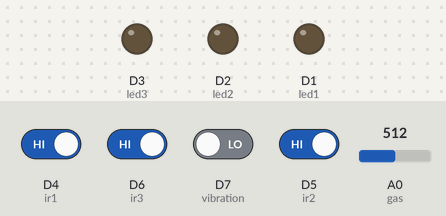
A sketch run on a simulated ESP8266 (NodeMCU). Shown: output pins drawn as LEDs (lit = HIGH). The inputs (shaded band) are chosen by the test bench; at power-on: D4 (ir1), D5 (ir2), D6 (ir3) HIGH, D7 (vibration) LOW, A0 (gas) = 512. WiFi joins after 1.5 s; servers stay silent unless stated; what the sketch prints to the serial monitor is not drawn.

Above: at 3.0 s.
3.1 s: D4 (ir1) driven LOW and D6 (ir3) driven LOW
At 3.9 s:
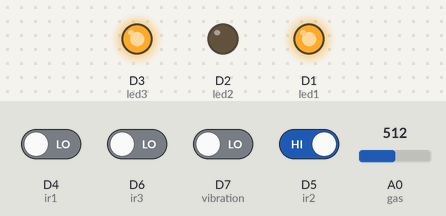
Timing chart, 0 to 6.1 s (numbered marks = the images above; inputs shaded):
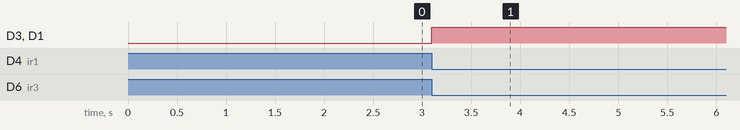

The sketch:

TugasAkhir_IOT.ino
```cpp
//=====================================================LIBRARY=======================================================================
#define BLYNK_PRINT Serial
#define BLYNK_TEMPLATE_ID ""
#define BLYNK_DEVICE_NAME ""
#define BLYNK_AUTH_TOKEN ""
#include <ESP8266WiFi.h>
#include <BlynkSimpleEsp8266.h>

//======================================================DONE=========================================================================


//==================================================INITIALIZATION=======================================================================

// V1 --> gas & smoke Chart
// V2 --> vibration Chart
// V3 --> Parking slot 1
// V4 --> Parking slot 2
// V5 --> Parking slot 3
// V6 --> Gas & smoke Notification
// V7 --> Earthquake Notification

int led1 = D1;
int led2 = D2;
int led3 = D3;

const int ir1 = D4;
const int ir2 = D5;
const int ir3 = D6;

int ir1_value;
int ir2_value;
int ir3_value;

int trafic1;
int trafic2;
int trafic3;


const int gas = A0;
const int vibration = D7;

float gas_value;
int vibra_value;

bool present = LOW;
bool previous = LOW;

int state = 0;
int count_vibra = 0;

char auth[] = BLYNK_AUTH_TOKEN;

char ssid[] = "";
char pass[] = "";

BlynkTimer timer;

//======================================================DONE=========================================================================

//====================================================FUNCTION=======================================================================
void gas_vibra_Read(){
  int current = millis();
  int pre_current;
  if(current - pre_current > 33){
     gas_value = analogRead(gas);
      vibra_value = digitalRead(vibration) ;
      // Serial.print("gas:");
      // Serial.println(gas_value);
      // Serial.print("vibra:");
      // Serial.println(vibra_value);

    pre_current = current;
  }

  Blynk.virtualWrite(V1, gas_value);
  Blynk.virtualWrite(V2, vibra_value);
  if(gas_value >= 380){
    Blynk.virtualWrite(V6, "Alert Gas Detection!!!!");
  }
  else {
    Blynk.virtualWrite(V6, "No Gas Detection!!!!");
  }
  // previous = present;
  if (state == 0){
    switch (vibra_value) {
    case 0:
      state = 0;

      break;

    case 1:
      state = 1;
      count_vibra = count_vibra +1;
    break;

    }

  }

  if (vibra_value == LOW){
    state = 0;

  }

  if (count_vibra >=3){
    Blynk.virtualWrite(V7, "Alert Earthquake Detection!!!!");
  }

  else {
    Blynk.virtualWrite(V7, "No Earthquake Detection!!!!");
  }


  Serial.print("gas:");
  Serial.println(gas_value);
  Serial.print("vibra:");
  Serial.println(count_vibra);
}

BLYNK_WRITE(V0) {
  int state2= param.asInt();
  count_vibra = 0;

}


//======================================================DONE=========================================================================


// ================================================================
// ===                      INITIAL SETUP                       ===
// ================================================================
void setup() {
  // put your setup code here, to run once:
  Serial.begin(115200);
  pinMode(led1,OUTPUT);
  pinMode(led2,OUTPUT);
  pinMode(led3,OUTPUT);

  pinMode(ir1,INPUT);
  pinMode(ir2,INPUT);
  pinMode(ir3,INPUT);

  pinMode(gas,INPUT);
  pinMode(vibration,INPUT);
  Blynk.begin(auth,ssid,pass);
  timer.setInterval(100L,gas_vibra_Read);


}


// ================================================================
// ===                    MAIN PROGRAM LOOP                     ===
// ================================================================

void loop() {
  // put your main code here, to run repeatedly:
  Blynk.run();
  timer.run(); // Initiates SimpleTimer
  int current1 = millis();
  int pre_current1;

  if(current1 - pre_current1 > 50){
    ir1_value = digitalRead(ir1);
    // Serial.println(ir1_value);
    ir2_value = digitalRead(ir2);
    ir3_value = digitalRead(ir3);
    pre_current1 = current1;
  }

  //============= LED INDICATOR ======================
  if (ir1_value == LOW ){
    trafic1 = 1;
    digitalWrite(led1, HIGH);
    Blynk.virtualWrite(V3,HIGH);
  }

  else {
    trafic1 = 0;
    digitalWrite(led1, LOW);
    Blynk.virtualWrite(V3,LOW);

  }

  if (ir2_value == LOW ) {
    trafic2=1;
    digitalWrite(led2, HIGH);
    Blynk.virtualWrite(V4,HIGH);
  }
  else {
    trafic2=0;
    digitalWrite(led2, LOW);
    Blynk.virtualWrite(V4,LOW);
  }

  if (ir3_value == LOW ) {
    trafic3 = 1;
  digitalWrite(led3, HIGH);
  Blynk.virtualWrite(V5,HIGH);
  }

  else {
     trafic3 = 0;
  digitalWrite(led3, LOW);
  Blynk.virtualWrite(V5,LOW);
  }

  int count_tra = trafic1 + trafic2 +trafic3;
  Blynk.virtualWrite(V8,count_tra);


}
```

Measured:
- after the input at 3.1 s, D3 (led3), D1 (led1): LOW → HIGH at once
